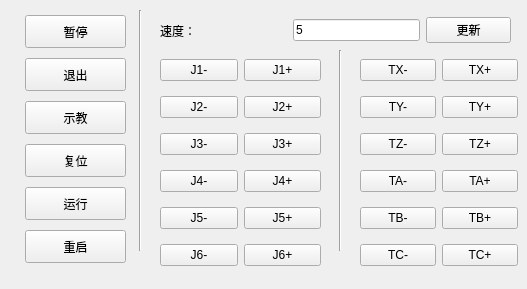
      <widget class="QWidget" name="tab_4">
       <attribute name="title">
        <string>Tab 2</string>
       </attribute>
       <widget class="Line" name="line">
        <property name="geometry">
         <rect>
          <x>330</x>
          <y>50</y>
          <width>20</width>
          <height>201</height>
         </rect>
        </property>
        <property name="orientation">
         <enum>Qt::Vertical</enum>
        </property>
       </widget>
       <widget class="QWidget" name="layoutWidget_5">
        <property name="geometry">
         <rect>
          <x>360</x>
          <y>50</y>
          <width>158</width>
          <height>230</height>
         </rect>
        </property>
        <layout class="QGridLayout" name="gridLayout_8">
         <item row="0" column="0">
          <widget class="QPushButton" name="pb_txd">
           <property name="text">
            <string>TX-</string>
           </property>
          </widget>
         </item>
         <item row="0" column="1">
          <widget class="QPushButton" name="pb_txa">
           <property name="text">
            <string>TX+</string>
           </property>
          </widget>
         </item>
         <item row="1" column="0">
          <widget class="QPushButton" name="pb_tyd">
           <property name="text">
            <string>TY-</string>
           </property>
          </widget>
         </item>
         <item row="1" column="1">
          <widget class="QPushButton" name="pb_tya">
           <property name="text">
            <string>TY+</string>
           </property>
          </widget>
         </item>
         <item row="2" column="0">
          <widget class="QPushButton" name="pb_tzd">
           <property name="text">
            <string>TZ-</string>
           </property>
          </widget>
         </item>
         <item row="2" column="1">
          <widget class="QPushButton" name="pb_tza">
           <property name="text">
            <string>TZ+</string>
           </property>
          </widget>
         </item>
         <item row="3" column="0">
          <widget class="QPushButton" name="pb_tad">
           <property name="text">
            <string>TA-</string>
           </property>
          </widget>
         </item>
         <item row="3" column="1">
          <widget class="QPushButton" name="pb_taa">
           <property name="text">
            <string>TA+</string>
           </property>
          </widget>
         </item>
         <item row="4" column="0">
          <widget class="QPushButton" name="pb_tbd">
           <property name="text">
            <string>TB-</string>
           </property>
          </widget>
         </item>
         <item row="4" column="1">
          <widget class="QPushButton" name="pb_tba">
           <property name="text">
            <string>TB+</string>
           </property>
          </widget>
         </item>
         <item row="5" column="0">
          <widget class="QPushButton" name="pb_tcd">
           <property name="text">
            <string>TC-</string>
           </property>
          </widget>
         </item>
         <item row="5" column="1">
          <widget class="QPushButton" name="pb_tca">
           <property name="text">
            <string>TC+</string>
           </property>
          </widget>
         </item>
        </layout>
       </widget>
       <widget class="Line" name="line_3">
        <property name="geometry">
         <rect>
          <x>130</x>
          <y>10</y>
          <width>21</width>
          <height>241</height>
         </rect>
        </property>
        <property name="orientation">
         <enum>Qt::Vertical</enum>
        </property>
       </widget>
       <widget class="QWidget" name="layoutWidget">
        <property name="geometry">
         <rect>
          <x>160</x>
          <y>50</y>
          <width>161</width>
          <height>230</height>
         </rect>
        </property>
        <layout class="QGridLayout" name="gridLayout_7">
         <item row="0" column="0">
          <widget class="QPushButton" name="pb_j1d">
           <property name="text">
            <string>J1-</string>
           </property>
          </widget>
         </item>
         <item row="0" column="1">
          <widget class="QPushButton" name="pb_j1a">
           <property name="text">
            <string>J1+</string>
           </property>
          </widget>
         </item>
         <item row="1" column="0">
          <widget class="QPushButton" name="pb_j2d">
           <property name="text">
            <string>J2-</string>
           </property>
          </widget>
         </item>
         <item row="1" column="1">
          <widget class="QPushButton" name="pb_j2a">
           <property name="text">
            <string>J2+</string>
           </property>
          </widget>
         </item>
         <item row="2" column="0">
          <widget class="QPushButton" name="pb_j3d">
           <property name="text">
            <string>J3-</string>
           </property>
          </widget>
         </item>
         <item row="2" column="1">
          <widget class="QPushButton" name="pb_j3a">
           <property name="text">
            <string>J3+</string>
           </property>
          </widget>
         </item>
         <item row="3" column="0">
          <widget class="QPushButton" name="pb_j4d">
           <property name="text">
            <string>J4-</string>
           </property>
          </widget>
         </item>
         <item row="3" column="1">
          <widget class="QPushButton" name="pb_j4a">
           <property name="text">
            <string>J4+</string>
           </property>
          </widget>
         </item>
         <item row="4" column="0">
          <widget class="QPushButton" name="pb_j5d">
           <property name="text">
            <string>J5-</string>
           </property>
          </widget>
         </item>
         <item row="4" column="1">
          <widget class="QPushButton" name="pb_j5a">
           <property name="text">
            <string>J5+</string>
           </property>
          </widget>
         </item>
         <item row="5" column="0">
          <widget class="QPushButton" name="pb_j6d">
           <property name="text">
            <string>J6-</string>
           </property>
          </widget>
         </item>
         <item row="5" column="1">
          <widget class="QPushButton" name="pb_j6a">
           <property name="text">
            <string>J6+</string>
           </property>
          </widget>
         </item>
        </layout>
       </widget>
       <widget class="QWidget" name="layoutWidget">
        <property name="geometry">
         <rect>
          <x>160</x>
          <y>10</y>
          <width>351</width>
          <height>41</height>
         </rect>
        </property>
        <layout class="QHBoxLayout" name="horizontalLayout_2" stretch="3,3,2">
         <item>
          <widget class="QLabel" name="label">
           <property name="text">
            <string>速度：</string>
           </property>
          </widget>
         </item>
         <item>
          <widget class="QLineEdit" name="lineEdit">
           <property name="text">
            <string>5</string>
           </property>
          </widget>
         </item>
         <item>
          <widget class="QPushButton" name="pb_setspeed">
           <property name="text">
            <string>更新</string>
           </property>
          </widget>
         </item>
        </layout>
       </widget>
       <widget class="QWidget" name="layoutWidget">
        <property name="geometry">
         <rect>
          <x>20</x>
          <y>10</y>
          <width>111</width>
          <height>258</height>
         </rect>
        </property>
        <layout class="QVBoxLayout" name="verticalLayout_2" stretch="1,1,1,1,1,1">
         <property name="spacing">
          <number>10</number>
         </property>
         <property name="sizeConstraint">
          <enum>QLayout::SetMaximumSize</enum>
         </property>
         <property name="leftMargin">
          <number>5</number>
         </property>
         <property name="topMargin">
          <number>5</number>
         </property>
         <property name="rightMargin">
          <number>5</number>
         </property>
         <property name="bottomMargin">
          <number>5</number>
         </property>
         <item>
          <widget class="QPushButton" name="pb_zt">
           <property name="sizePolicy">
            <sizepolicy hsizetype="Minimum" vsizetype="Preferred">
             <horstretch>0</horstretch>
             <verstretch>0</verstretch>
            </sizepolicy>
           </property>
           <property name="text">
            <string>暂停</string>
           </property>
          </widget>
         </item>
         <item>
          <widget class="QPushButton" name="pb_tc">
           <property name="sizePolicy">
            <sizepolicy hsizetype="Minimum" vsizetype="Preferred">
             <horstretch>0</horstretch>
             <verstretch>0</verstretch>
            </sizepolicy>
           </property>
           <property name="text">
            <string>退出</string>
           </property>
          </widget>
         </item>
         <item>
          <widget class="QPushButton" name="pb_sj">
           <property name="sizePolicy">
            <sizepolicy hsizetype="Minimum" vsizetype="Preferred">
             <horstretch>0</horstretch>
             <verstretch>0</verstretch>
            </sizepolicy>
           </property>
           <property name="text">
            <string>示教</string>
           </property>
          </widget>
         </item>
         <item>
          <widget class="QPushButton" name="pb_fw">
           <property name="sizePolicy">
            <sizepolicy hsizetype="Minimum" vsizetype="Preferred">
             <horstretch>0</horstretch>
             <verstretch>0</verstretch>
            </sizepolicy>
           </property>
           <property name="text">
            <string>复位</string>
           </property>
          </widget>
         </item>
         <item>
          <widget class="QPushButton" name="pb_yx">
           <property name="sizePolicy">
            <sizepolicy hsizetype="Minimum" vsizetype="Preferred">
             <horstretch>0</horstretch>
             <verstretch>0</verstretch>
            </sizepolicy>
           </property>
           <property name="text">
            <string>运行</string>
           </property>
          </widget>
         </item>
         <item>
          <widget class="QPushButton" name="pb_cq">
           <property name="sizePolicy">
            <sizepolicy hsizetype="Minimum" vsizetype="Preferred">
             <horstretch>0</horstretch>
             <verstretch>0</verstretch>
            </sizepolicy>
           </property>
           <property name="text">
            <string>重启</string>
           </property>
          </widget>
         </item>
        </layout>
       </widget>
      </widget>
